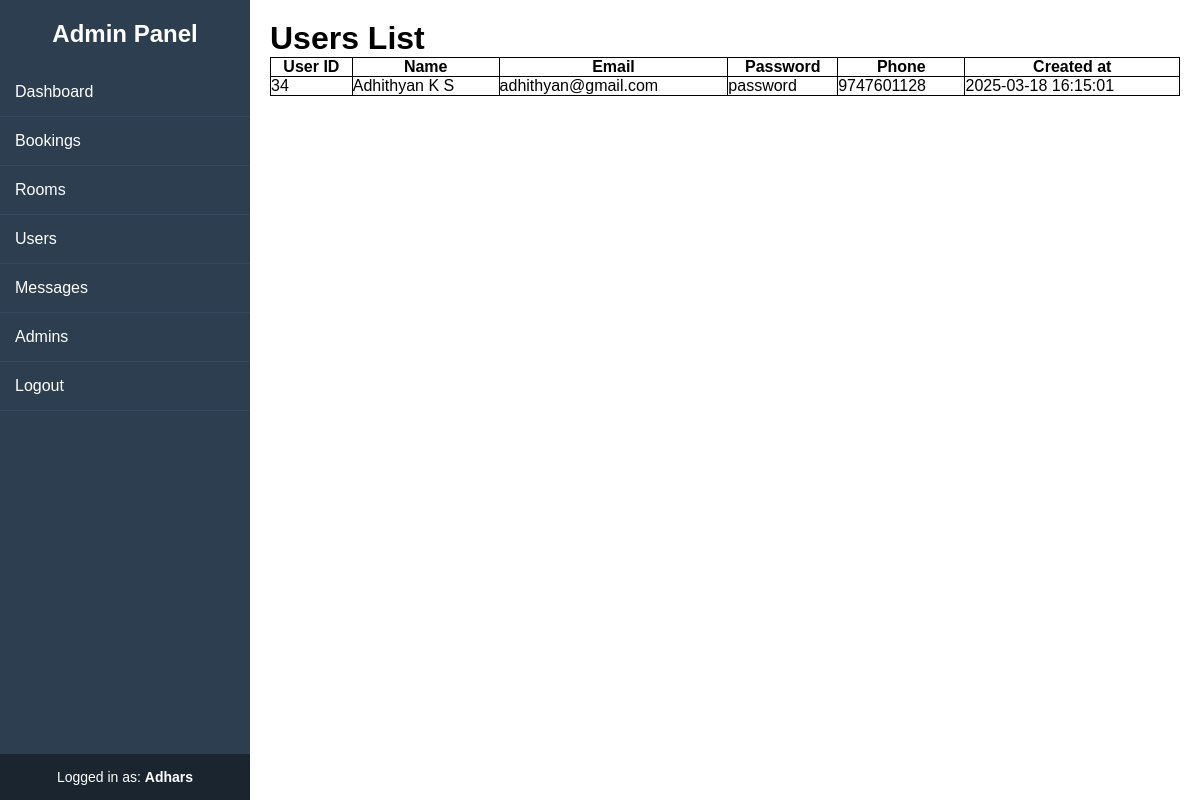
Page /admin/users.php (signed in) on the committed database.
### tables this page shows
CREATE TABLE `users` (
  `user_id` int(11) NOT NULL,
  `name` varchar(50) NOT NULL,
  `email` varchar(50) NOT NULL,
  `password` varchar(25) NOT NULL,
  `phone` varchar(10) NOT NULL,
  `created_at` timestamp NOT NULL DEFAULT current_timestamp() ON UPDATE current_timestamp()
);

### admin/users.php (the view, shortened to what this page needs)
<?php include '../includes/config.php'; ?>
<!DOCTYPE html>
<html lang="en">
<head>
    <link rel="stylesheet" href="../css/sidebar.css">
</head>
<body>
    <?php include 'inc/sidebar.php'; ?>
    <div class="content">
        <h1>Users List</h1>
        <?php
        $query = "SELECT * FROM users";
        $result = $conn->query($query);
        echo "<table><tr><th>User ID</th><th>Name</th><th>Email</th><th>Password</th><th>Phone</th><th>Created at</th></tr>";
        while ($row = mysqli_fetch_assoc($result)) {
            echo "<tr><td>" . $row['user_id'] . "</td>";
            echo "<td>" . $row['name'] . "</td>";
            echo "<td> " . $row['email'] . "</td>";
            echo "<td>" . $row['password'] . "</td>";
            echo "<td>" . $row['phone'] . "</td>";
            echo "<td>" . $row['created_at'] . "</td></tr>";
        }
        echo "</table>";
        ?>
    </div>
</body>
</html>

### css/sidebar.css (style rules this page uses)
* { margin: 0; padding: 0; box-sizing: border-box; font-family: Arial, sans-serif; }
body { display: flex; }
.content { margin-left: 250px; padding: 20px; width: 100%; }

### admin/users.php (style rules this page uses)
table { width: 100%; border-collapse: collapse; }
table, th, td { border: 1px solid black; }

### rows in the picture
users: user_id "34", name "Adhithyan K S", email "adhithyan@gmail.com", password "password", phone "9747601128", created_at "2025-03-18 16:15:01"

### other values in the picture
$_SESSION['admin_name'] "Adhars"
